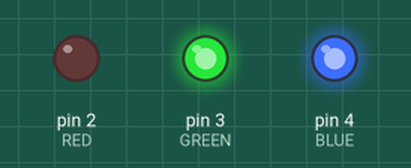
This sketch was run on a simulated Arduino Uno, built with avr-gcc and run on an emulated ATmega328P. On the bench: output pins drawn as LEDs (lit = HIGH).

Above: at 0.2 s.
At 1.14 s:
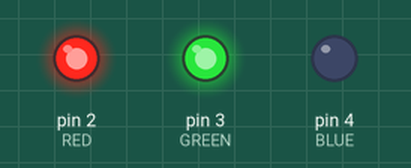
At 2.0 s:
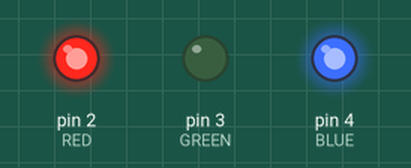
Timing chart, 0 to 3.0 s (numbered marks = the images above):
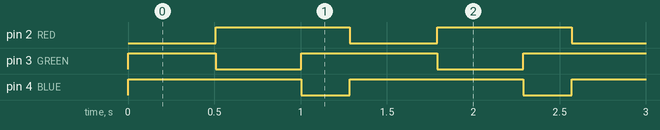

Measured:
- by itself, pin 2 (RED): alternates HIGH for 0.78 s and LOW for 0.51 s
- by itself, pin 3 (GREEN): alternates HIGH for 0.79 s and LOW for 0.50 s
- by itself, pin 4 (BLUE): alternates HIGH for 1.0 s and LOW for 0.28 s

The sketch:

Ex2Lab1.ino
```cpp
#define RED 2
#define GREEN 3
#define BLUE 4

void setup(void)
{

  pinMode(RED, OUTPUT);
  pinMode(GREEN, OUTPUT);
  pinMode(BLUE, OUTPUT);

  digitalWrite(RED, HIGH);
  digitalWrite(GREEN, HIGH);
  digitalWrite(BLUE, HIGH);

}


void loop() {
  // put your main code here, to run repeatedly:
 static int i = 0;

  if(i < 100)
  {
  digitalWrite(RED, LOW);
  digitalWrite(GREEN, HIGH);
  digitalWrite(BLUE, HIGH);
  }

  if( i > 100 && i < 200)
  {
  digitalWrite(RED, HIGH);
  digitalWrite(GREEN, LOW);
  digitalWrite(BLUE, HIGH);
  }

  if( i >= 200 && i < 256)
  {
  digitalWrite(RED, HIGH);
  digitalWrite(GREEN, HIGH);
  digitalWrite(BLUE, LOW);
  }
 if(i==255)
  {
    i = 0;
  }
  else{
    i = i+1;
  }

  delay(5);
}
```
